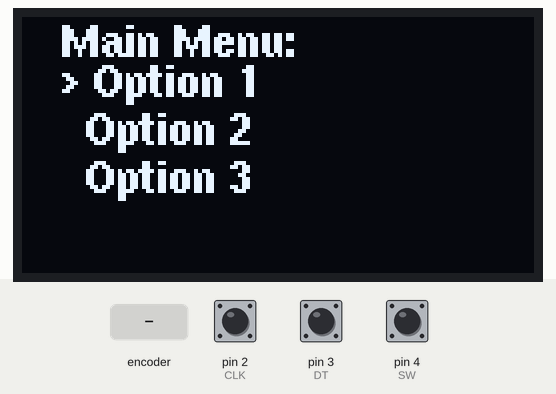
This sketch was run on a simulated Arduino Uno, built with avr-gcc and run on an emulated ATmega328P. Parts: 128×64 one-colour display. The inputs (shaded band) are chosen by the test bench; at power-on: pin 4 (SW) HIGH, pin 2 (CLK) HIGH, pin 3 (DT) HIGH.

Above: at 6.2 s.
6.3 s: pin 4 (SW) pulled LOW for 3.2 s
At 7.0 s:
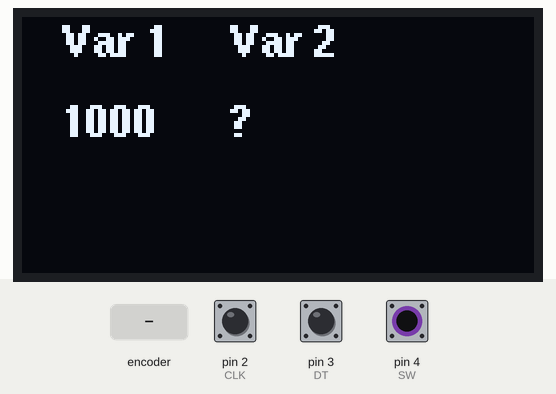
12.4 s: rotary encoder on pin 2 (CLK) / pin 3 (DT) turned 2 steps (second pin leading)
At 13.8 s:
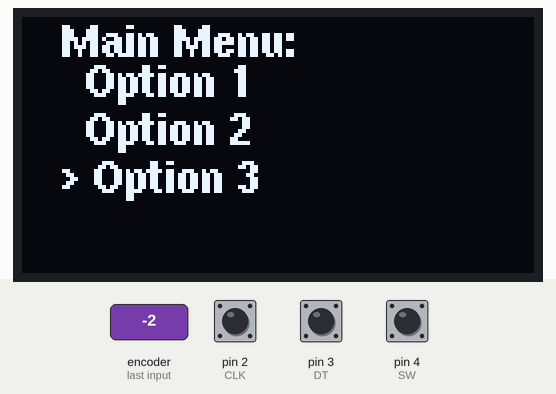
14.3 s: pin 4 (SW) pulled LOW for 0.15 s
At 16.0 s:
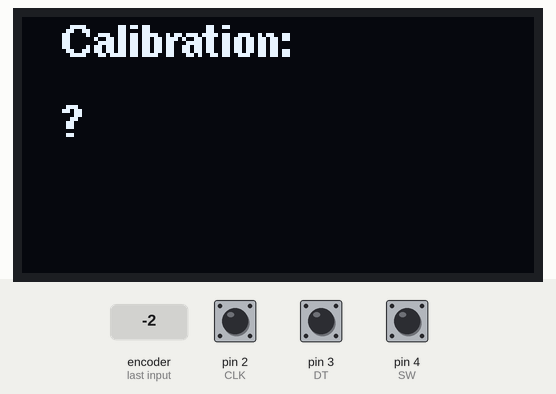
Timing chart, 0 to 17.5 s (numbered marks = the images above; inputs shaded):
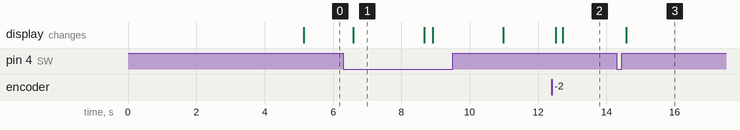

Measured:
- after the input at 6.3 s, the display: changes after 0.30 s (image 1)
- after the input at 12.4 s, the display: first changes after 0.12 s (image 2 shows a later state)
- after the input at 14.3 s, the display: changes after 0.28 s (image 3)
- what the display in image 1 shows lasts 2.1 s, from 6.6 s to 8.7 s

The sketch:

Menu_Demo_V1.0PlaceholderFunctions.ino
```cpp
#include <U8g2lib.h>

// OLED setup (replace U8G2_R0 with your display constructor)
U8G2_SSD1306_128X64_NONAME_F_HW_I2C u8g2(U8G2_R0, /* reset=*/ U8X8_PIN_NONE);

// Rotary Encoder Pins
#define CLK 2
#define DT 3
#define SW 4

// Variables
int currentMenu = 0;       // Tracks the current menu
int numMenus = 3;          // Number of menu items in the Main Menu
float var1 = 1000;         // Default value for Variable 1
float var2 = 0.5;          // Default value for Variable 2
float calFactor = 0.0;     // Default calibration factor

void calibrate(); // Declare the calibrate function

void setup() {
  // Initialize rotary encoder pins
  pinMode(CLK, INPUT_PULLUP);
  pinMode(DT, INPUT_PULLUP);
  pinMode(SW, INPUT_PULLUP);

  // Initialize OLED display
  u8g2.begin();

  // Splash Screen
  u8g2.clearBuffer();
  u8g2.setFont(u8g2_font_ncenB08_tr);
  u8g2.drawStr(10, 20, "Menu Demo");
  u8g2.drawStr(10, 40, "v1.0");
  u8g2.sendBuffer();
  delay(5000); // Show splash screen for 5 seconds
}
void displayCurrentValues() {
  u8g2.clearBuffer();
  u8g2.setFont(u8g2_font_helvB08_tr);
  u8g2.drawStr(10, 10, "Var 1     Var 2");

  char buf[16];
  snprintf(buf, sizeof(buf), "%d      %.1f", (int)var1, var2);
  u8g2.drawStr(10, 30, buf);

  u8g2.sendBuffer();
}
void countdownTimer() {
  float duration = (var1 * var2) / 100.0; // Calculate duration
  int steps = 50;                         // Number of steps for the progress bar
  float stepTime = duration / steps;      // Time for each step

  for (int i = 0; i <= steps; i++) {
    u8g2.clearBuffer();
    u8g2.setFont(u8g2_font_helvB08_tr);
    u8g2.drawStr(10, 10, "Countdown...");

    // Draw progress bar
    u8g2.drawFrame(10, 30, 100, 10); // Outline
    u8g2.drawBox(10, 30, (i * 100) / steps, 10); // Progress

    u8g2.sendBuffer();
    delay(stepTime * 1000); // Wait for stepTime seconds
  }
}
void mainMenu() {
  static int lastStateCLK = digitalRead(CLK); // Store the last state of CLK

  // Detect rotary encoder movement
  int currentStateCLK = digitalRead(CLK);
  if (currentStateCLK != lastStateCLK && currentStateCLK == LOW) {
    if (digitalRead(DT) != currentStateCLK) {
      currentMenu = (currentMenu + 1) % numMenus; // Increment menu
    } else {
      currentMenu = (currentMenu - 1 + numMenus) % numMenus; // Decrement menu
    }
  }
  lastStateCLK = currentStateCLK;

  // Display Main Menu
  u8g2.clearBuffer();
  u8g2.setFont(u8g2_font_helvB08_tr);
  u8g2.drawStr(10, 10, "Main Menu:");

  for (int i = 0; i < numMenus; i++) {
    if (i == currentMenu) {
      u8g2.drawStr(10, 20 + (i * 12), ("> Option " + String(i + 1)).c_str());
    } else {
      u8g2.drawStr(10, 20 + (i * 12), ("  Option " + String(i + 1)).c_str());
    }
  }
  u8g2.sendBuffer();

  // Detect pushbutton press
  if (digitalRead(SW) == LOW) {
    delay(200); // Debounce delay
    executeOption(currentMenu);
  }
}
void calibrate() {
  static int lastStateCLK = digitalRead(CLK); // Store the last state of CLK

  while (true) {
    int currentStateCLK = digitalRead(CLK);
    if (currentStateCLK != lastStateCLK && currentStateCLK == LOW) {
      if (digitalRead(DT) != currentStateCLK) {
        calFactor += 0.1; // Increment calibration factor
      } else {
        calFactor -= 0.1; // Decrement calibration factor
      }
    }
    lastStateCLK = currentStateCLK;

    // Display calibration factor
    u8g2.clearBuffer();
    u8g2.setFont(u8g2_font_helvB08_tr);
    u8g2.drawStr(10, 10, "Calibration:");

    char buf[16];
    snprintf(buf, sizeof(buf), "%.1f", calFactor);
    u8g2.drawStr(10, 30, buf);
    u8g2.sendBuffer();

    // Exit on button press
    if (digitalRead(SW) == LOW) {
      delay(200); // Debounce
      break;
    }
  }
}

void executeOption(int option) {
  switch (option) {
    case 0:
      displayCurrentValues();
      delay(2000); // Pause to view
      break;
    case 1:
      countdownTimer();
      break;
    case 2:
      calibrate(); // Ensure this matches the declared function name
      break;
    default:
      break;
  }
}

void loop() {
  mainMenu();
}
```
